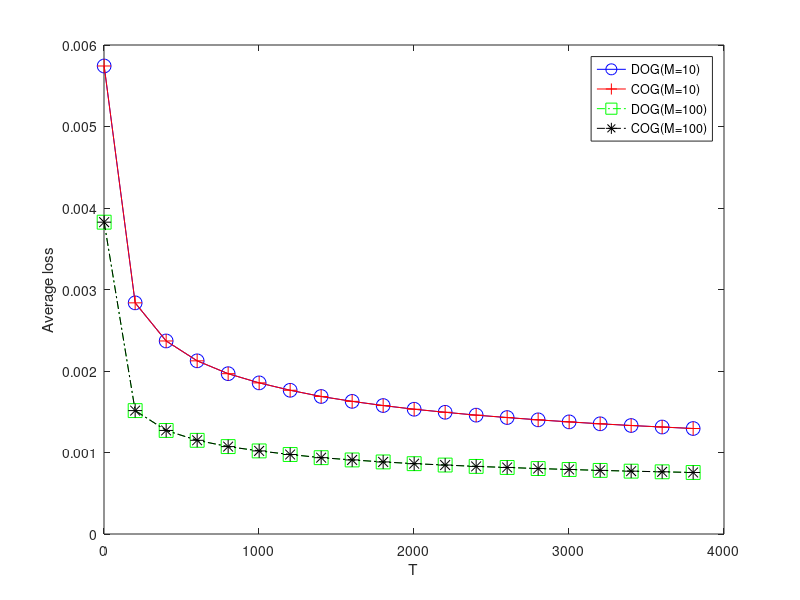

Here is the MATLAB script that generated this plot: (Note: this script raises an error after producing the figure.)
function [  ] = plot_ave_loss( )

    m100_decen = load('ave_loss_basic_lr_seq_n100_m100_decen.mat');
    m10_decen = load('ave_loss_basic_lr_seq_n100_m10_decen.mat');
    m100_cen = load('ave_loss_basic_lr_seq_n100_m100_cen.mat');
    m10_cen = load('ave_loss_basic_lr_seq_n100_m10_cen.mat');
    T = 4000;
    luckys = 1:200:T;
    plot(luckys, m10_decen.ave_loss_basic_lr_seq(luckys,:)/100, '-ob','MarkerSize',10);
    hold on;
    plot(luckys, m10_cen.ave_loss_basic_lr_seq(luckys,:)/100, '-+r','MarkerSize',10);
    hold on;
    plot(luckys, m100_decen.ave_loss_basic_lr_seq(luckys,:)/100, '-.sg','MarkerSize',10);
    hold on;
    plot(luckys, m100_cen.ave_loss_basic_lr_seq(luckys,:)/100, '-.*k','MarkerSize',10);
    

    xlabel('T');
    ylabel('Average loss');
    legend('DOG(M=10)', 'COG(M=10)',...
        'DOG(M=100)', 'COG(M=100)', 'Location','northeast'); 

    pax = gca;
    pax.FontSize = 25;
end
